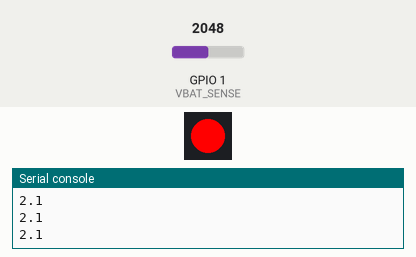
The program below on a simulated ESP32 board running MicroPython. Shown: 1 RGB LEDs in strip order, left to right, the last lines printed to the serial console. The test bench sets the inputs (shaded band); at power-on: GPIO 1 (VBAT_SENSE) = 2048 (analog values on the 0–4095 scale).

Above: at 1.2 s.
1.3 s: GPIO 1 (VBAT_SENSE) set to 3086
2.8 s: GPIO 1 (VBAT_SENSE) set to 3180
At 3.9 s:
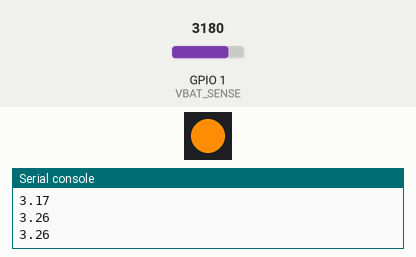
4.5 s: GPIO 1 (VBAT_SENSE) set to 3865
At 5.1 s:
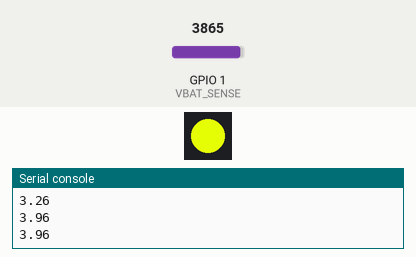
6.0 s: GPIO 1 (VBAT_SENSE) set to 3951
At 6.4 s:
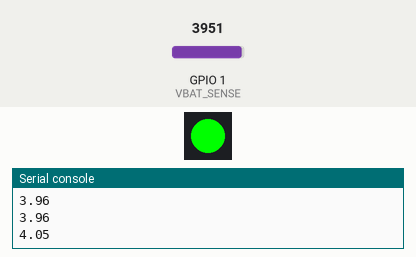
7.5 s: GPIO 1 (VBAT_SENSE) set to 3603
At 8.7 s:
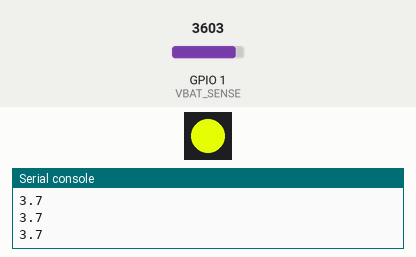
9.0 s: GPIO 1 (VBAT_SENSE) set to 4095
At 10.0 s:
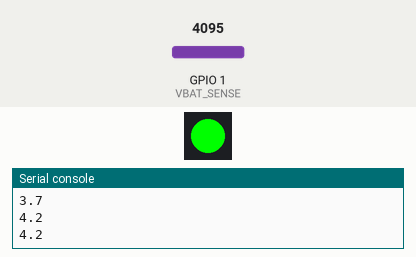
Timing chart, 0 to 11.5 s (numbered marks = the images above; inputs shaded):
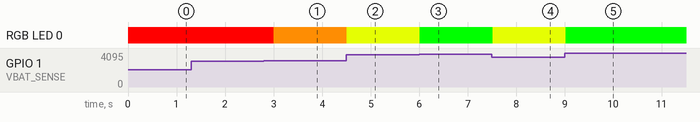

Measured:
- the behaviour switches between 3115 and 3116 on GPIO 1 (VBAT_SENSE) (found by bisection; images 0 and 1)
- the behaviour switches between 3895 and 3896 on GPIO 1 (VBAT_SENSE) (found by bisection; images 2 and 3)
- after the input at 2.8 s, RGB LED 0: RGB(255, 0, 0) → RGB(252, 140, 3) after 0.21 s
- after the input at 4.5 s, RGB LED 0: RGB(252, 140, 3) → RGB(227, 252, 3) at once
- after the input at 6.0 s, RGB LED 0: RGB(227, 252, 3) → RGB(0, 255, 0) at once
- after the input at 7.5 s, RGB LED 0: RGB(0, 255, 0) → RGB(227, 252, 3) at once
- after the input at 9.0 s, RGB LED 0: RGB(227, 252, 3) → RGB(0, 255, 0) at once

The program:

vbat.py
```python
# please note that when the USB is plugged in it is actively charging the lipo battery which means the battery monitoring
# will report the battery as being fully charged. unplug the USB to see the true voltage of the battery by the RGB color or
# or by sending the reading via MQTT.

import time
from machine import Pin
import neopixel
import bms3

# Create a NeoPixel instance
# Brightness of 0.3 is ample for the 1515 sized LED
pixel = neopixel.NeoPixel(Pin(bms3.RGB_DATA), 1)
# Turn on the power to the NeoPixel
bms3.set_rgb_power(True)

# This code will monitor the battery voltage on a 1S lipo battery
# plugged into the board. lipo max charge is around 4.2v and completely dead is
# anything below 3.2v.

while True:
        voltage =  bms3.get_battery_voltage()
        if voltage < 3.2:
                pixel[0] = ( 255, 0, 0, 0.5)
                pixel.write()
        if voltage >= 3.2 and voltage < 3.5 :
                pixel[0] = ( 252, 140, 3, 0.5)
                pixel.write()
        if voltage >= 3.5 and voltage < 4.0 :
                pixel[0] = ( 227, 252, 3, 0.5)
                pixel.write()
        if voltage >= 4.0:
                pixel[0] = (0, 255, 0, 0.5)   #set the RGB to green if the battery is above 4.0v
                pixel.write()
        print(voltage)
        time.sleep(.5)
    
```

bms3.py
```python
# THIS FILE IS A HELPER LIBRARY FOR THE BEE S3.
# IT IS BAKED INTO THE FIRMWARE.
# YOU DONT NEED TO PUT IT ON YOUR BOARD.
# ITS HERE FOR YOUR REFERENCE THO.

# Import required libraries
from micropython import const
from machine import Pin, ADC
import time


VBAT_SENSE = const(1)
VBUS_SENSE = const(2)
BOOT_BTN = const(0)
PIR = const(4)
LIGHT = const(3)
LDO2 = const(34)


# RGB LED
RGB_DATA = const(40)
RGB_PWR = const(34)

# SPI
SPI_MOSI = const(15)
SPI_MISO = const(16)
SPI_CLK = const(17)

# I2C
I2C_SDA = const(37)
I2C_SCL = const(36)


# Helper functions

def set_rgb_power(state):
    """Enable or Disable power to the RGB LED"""
    Pin(RGB_PWR, Pin.OUT).value(state)

def set_ldo2_power(state):
    """Enable or Disable power to the second LDO"""
    Pin(LDO2, Pin.OUT).value(state)

# Create ADC and set attenuation and return the ambient light value from the onboard sensor
def get_amb_light():
    """Get Ambient Light Sensor reading"""
    adc = ADC(Pin(AMB_LIGHT))
    adc.atten(ADC.ATTN_11DB)
    return adc.read()

def set_ldo2_power(state):
    """Enable or Disable power to the second LDO"""
    Pin(LDO2, Pin.OUT).value(state)

def get_vbus_present():
    """Detect if VBUS (5V) power source is present"""
    return Pin(VBUS_SENSE, Pin.IN).value() == 1


def get_battery_voltage():
    """
    Returns the current battery voltage.
    """
    adc = ADC(Pin(VBAT_SENSE))  # Assign the ADC pin to read
    # We are going to read the ADC 10 times and discard the results as we can't guarantee the ADC is calibrated or stable yet after boot.
    for _ in range(10):
        adc.read()
    measuredvbat = adc.read()
    measuredvbat /= 4095  # divide by 4095 as we are using the default ADC voltage range of 0-1.2V
    measuredvbat *= 4.2  # Multiply by 4.2V, our max charge voltage for a 1S LiPo
    return round(measuredvbat, 2)


# NeoPixel rainbow colour wheel
def rgb_color_wheel(wheel_pos):
    """Color wheel to allow for cycling through the rainbow of RGB colors."""
    wheel_pos = wheel_pos % 255

    if wheel_pos < 85:
        return 255 - wheel_pos * 3, 0, wheel_pos * 3
    elif wheel_pos < 170:
        wheel_pos -= 85
        return 0, wheel_pos * 3, 255 - wheel_pos * 3
    else:
        wheel_pos -= 170
        return wheel_pos * 3, 255 - wheel_pos * 3, 0
```
